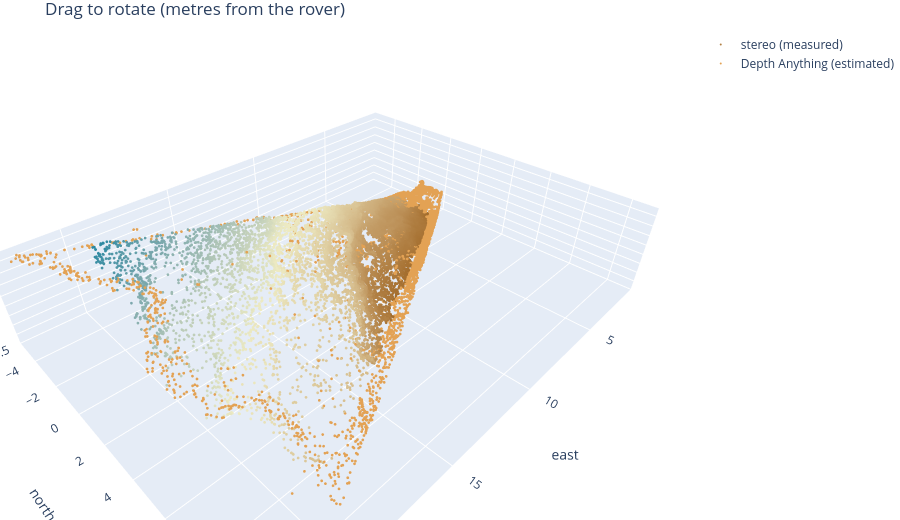

Write notebook code for a chart like this one.
### Markdown cell above
## 11 · Back to 3D, and spin it
Each pixel's ray, walked out to its depth, gives a 3D point. Doing this with the stereo depth should rebuild NASA's XYZ file exactly.
Drag the plot below to rotate it.

### Code cell
rays = cam.rays(*img.shape[::-1])
def to_site(dep):
    return (cam.C + rays * (np.nan_to_num(dep) / (rays @ cam.A))[..., None]) @ R.T + t
P_back = to_site(depth)
diff = np.linalg.norm(P_back[valid] - P_all[valid], axis=1)
print(f'rebuilt vs NASA XYZ: median difference {np.median(diff) * 1000:.2f} mm')

import plotly.graph_objects as go, plotly.io as pio
pio.renderers.default = 'colab' if IN_COLAB else 'plotly_mimetype+notebook_connected'
P = to_site(filled); have = np.isfinite(filled) & (filled > 1.5)
sel = rs.choice(np.flatnonzero(have.ravel()), 30000, replace=False)
pts, from_da = P.reshape(-1, 3)[sel], (~valid).ravel()[sel]
east, north, up = pts[:, 1] - t[1], pts[:, 0] - t[0], -(pts[:, 2] - t[2])
fig = go.Figure()
for mask, name, color in [(~from_da, 'stereo (measured)', up[~from_da]), (from_da, 'Depth Anything (estimated)', '#e3a254')]:
    fig.add_trace(go.Scatter3d(x=east[mask], y=north[mask], z=up[mask], mode='markers', name=name,
                               marker=dict(size=1.6, color=color, colorscale='earth' if name.startswith('stereo') else None)))
fig.update_layout(height=520, margin=dict(l=0, r=0, t=30, b=0), title='Drag to rotate (metres from the rover)',
                  scene=dict(aspectmode='data', xaxis_title='east', yaxis_title='north', zaxis_title='up'))
fig.show()

### Figure 1 — Plotly figure (JSON) as saved in the notebook; plotly's stock layout.template omitted (floating-point values rounded to 4 significant figures; data arrays with more than 128 entries replaced by an {"elided": "..."} marker saying what was removed)
{"data": [{"marker": {"color": {"elided": "20507 float values"}, "colorscale": [[0.0, "rgb(161, 105, 40)"], [0.1667, "rgb(189, 146, 90)"], [0.3333, "rgb(214, 189, 141)"], [0.5, "rgb(237, 234, 194)"], [0.6667, "rgb(181, 200, 184)"], [0.8333, "rgb(121, 167, 172)"], [1.0, "rgb(40, 135, 161)"]], "size": 1.6}, "mode": "markers", "name": "stereo (measured)", "type": "scatter3d", "x": {"elided": "20507 float values"}, "y": {"elided": "20507 float values"}, "z": {"elided": "20507 float values"}}, {"marker": {"color": "#e3a254", "size": 1.6}, "mode": "markers", "name": "Depth Anything (estimated)", "type": "scatter3d", "x": {"elided": "9493 float values"}, "y": {"elided": "9493 float values"}, "z": {"elided": "9493 float values"}}], "layout": {"height": 520, "margin": {"b": 0, "l": 0, "r": 0, "t": 30}, "scene": {"aspectmode": "data", "xaxis": {"title": {"text": "east"}}, "yaxis": {"title": {"text": "north"}}, "zaxis": {"title": {"text": "up"}}}, "title": {"text": "Drag to rotate (metres from the rover)"}}}
